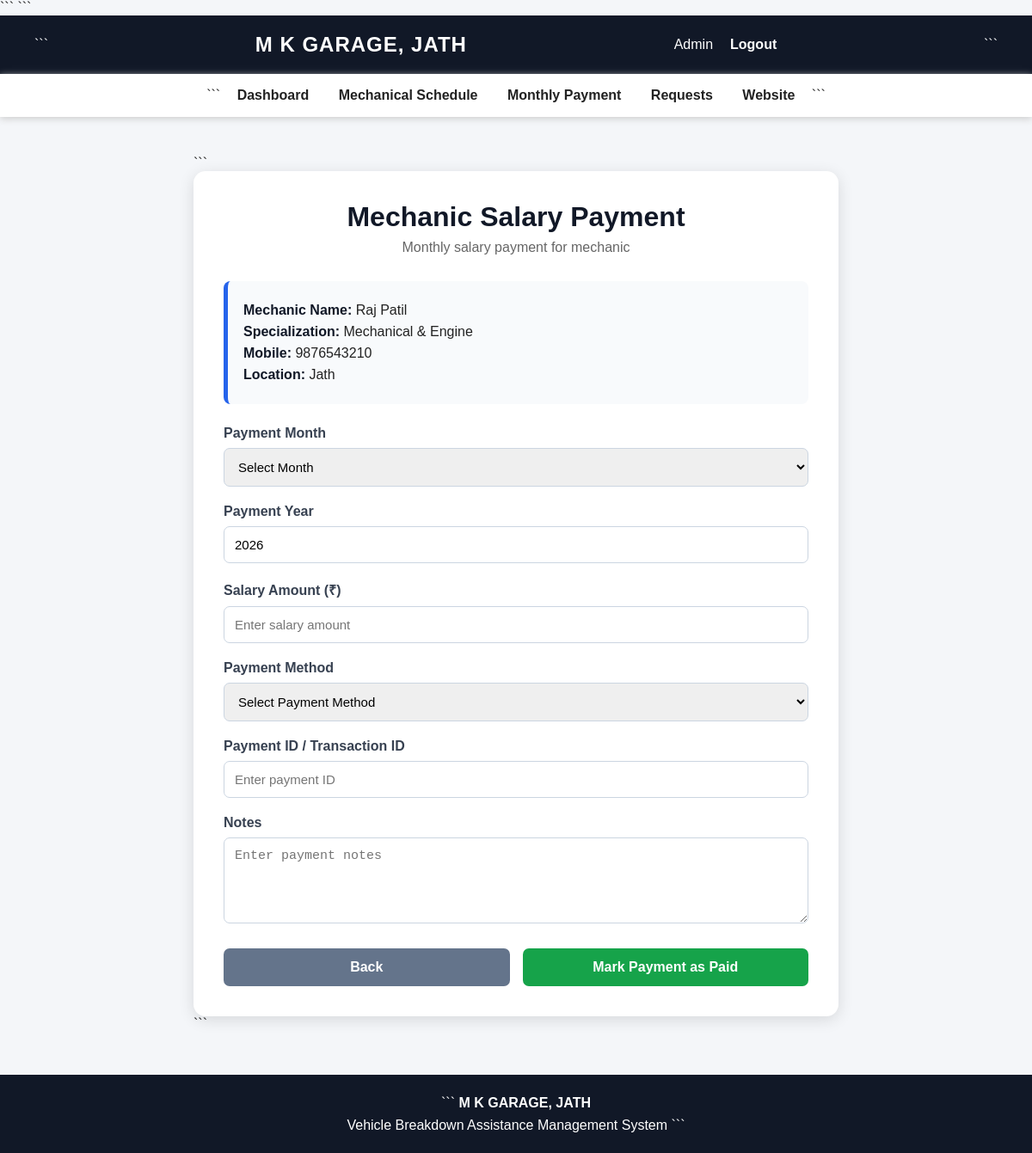
The app's page /mechanic-salary-payment/2/ (signed in) with its own data.
### vehicle/models.py (models this page shows, shortened)
class Mechanic(models.Model):
    STATUS_CHOICES = [
        ('Available', 'Available'),
        ('Busy', 'Busy'),
        ('Offline', 'Offline'),
    ]
    user = models.OneToOneField(
        User,
        on_delete=models.SET_NULL,
        null=True,
        blank=True,
        related_name='mechanic_profile'
    )
    name = models.CharField(max_length=100)
    mobile = models.CharField(
        max_length=10
    )
    specialization = models.CharField(
        max_length=100
    )
    location = models.CharField(
        max_length=255
    )
    status = models.CharField(
        max_length=20,
        choices=STATUS_CHOICES,
        default='Available'
    )
    created_at = models.DateTimeField(
        auto_now_add=True
    )

### vehicle/views.py (the view, shortened to what this page needs)
@login_required
def mechanic_salary_payment(
    request,
    mechanic_id
):
    mechanic = get_object_or_404(
        Mechanic,
        id=mechanic_id
    )
    return render(
        request,
        'vehicle/mechanic_salary_payment.html',
        {
            'mechanic': mechanic
        }
    )

### vehicle/templates/vehicle/mechanic_salary_payment.html (shortened to what this page needs)
<!DOCTYPE html>
<html lang="en">
<head>
```
</head>
<body>
<div class="header">
```
<h2>M K GARAGE, JATH</h2>
<div class="header-right">
    <span>Admin</span>
    <a href="{% url 'logout' %}">
        Logout
    </a>
</div>
```
</div>
<div class="nav">
```
<a href="{% url 'admin_dashboard' %}">
    Dashboard
</a>
<a href="{% url 'mechanic_schedule' %}">
    Mechanical Schedule
</a>
<a href="{% url 'mechanic_monthly_payment' %}">
    Monthly Payment
</a>
<a href="{% url 'admin_requests' %}">
    Requests
</a>
<a href="{% url 'home' %}">
    Website
</a>
```
</div>
<div class="container">
```
<div class="card">
    <div class="title">
        <h1>
            Mechanic Salary Payment
        </h1>
        <p>
            Monthly salary payment for mechanic
        </p>
    </div>
    <div class="mechanic-info">
        <p>
            <strong>Mechanic Name:</strong>
            {{ mechanic.name }}
        </p>
        <p>
            <strong>Specialization:</strong>
            {{ mechanic.specialization }}
        </p>
        <p>
            <strong>Mobile:</strong>
            {{ mechanic.mobile }}
        </p>
        <p>
            <strong>Location:</strong>
            {{ mechanic.location }}
        </p>
    </div>
    <form method="POST">
        <div class="form-group">
            <label>
                Payment Month
            </label>
            <select name="month" required>
                <option value="">
                    Select Month
                </option>
            </select>
        </div>
        <div class="form-group">
            <label>
                Payment Year
            </label>
            <input
                type="number"
                name="year"
                value="2026"
                min="2020"
                max="2100"
                required>
        </div>
        <div class="form-group">
            <label>
                Salary Amount (₹)
            </label>
            <input
                type="number"
                name="salary_amount"
                placeholder="Enter salary amount"
                min="0"
                step="0.01"
                required>
        </div>
        <div class="form-group">
            <label>
                Payment Method
            </label>
            <select name="payment_method" required>
                <option value="">
                    Select Payment Method
                </option>
            </select>
        </div>
        <div class="form-group">
            <label>
                Payment ID / Transaction ID
            </label>
            <input
                type="text"
                name="payment_id"
                placeholder="Enter payment ID">
        </div>
        <div class="form-group">
            <label>
                Notes
            </label>
            <textarea
                name="notes"
                placeholder="Enter payment notes"></textarea>
        </div>
        <div class="buttons">
            <a
                href="{% url 'mechanic_monthly_payment' %}"
                class="btn back-btn">
                Back
            </a>
            <button
                type="submit"
                class="btn pay-btn">
                Mark Payment as Paid
            </button>
        </div>
    </form>
</div>
```
</div>
<footer>
```
<strong>
    M K GARAGE, JATH
</strong>
<br>
Vehicle Breakdown Assistance Management System
```
</footer>
</body>
</html>

### vehicle/templates/vehicle/mechanic_salary_payment.html (style rules this page uses)
* { margin: 0; padding: 0; box-sizing: border-box; }
body { font-family: Arial, sans-serif; background: #f4f6f9; color: #222; }
.header { background: #111827; color: white; padding: 20px 40px; display: flex; justify-content: space-between; align-items: center; }
.header h2 { letter-spacing: 1px; }
.header-right { display: flex; gap: 20px; align-items: center; }
.header-right a { color: white; text-decoration: none; font-weight: bold; }
.nav { background: white; padding: 16px; text-align: center; box-shadow: 0 2px 8px #ccc; }
.nav a { text-decoration: none; color: #222; font-weight: bold; margin: 0 15px; }
.container { width: 90%; max-width: 750px; margin: 45px auto; }
.card { background: white; padding: 35px; border-radius: 14px; box-shadow: 0 4px 18px rgba(0, 0, 0, 0.12); }
.title { text-align: center; margin-bottom: 30px; }
.title h1 { color: #111827; margin-bottom: 8px; }
.title p { color: #666; }
.mechanic-info { background: #f8fafc; border-left: 5px solid #2563eb; padding: 18px; margin-bottom: 25px; border-radius: 8px; }
.mechanic-info p { margin: 7px 0; }
.mechanic-info strong { color: #111827; }
.form-group { margin-bottom: 20px; }
.form-group label { display: block; margin-bottom: 8px; font-weight: bold; color: #374151; }
.form-group input, .form-group select, .form-group textarea { width: 100%; padding: 12px; border: 1px solid #cbd5e1; border-radius: 7px; font-size: 15px; outline: none; }
textarea { min-height: 100px; resize: vertical; }
.buttons { display: flex; gap: 15px; margin-top: 25px; }
.btn { flex: 1; padding: 13px; border: none; border-radius: 7px; font-size: 16px; font-weight: bold; cursor: pointer; text-decoration: none; text-align: center; }
.pay-btn { background: #16a34a; color: white; }
.back-btn { background: #64748b; color: white; }
footer { margin-top: 50px; background: #111827; color: white; text-align: center; padding: 20px; line-height: 1.6; }

### records on screen
Mechanic: name "Raj Patil", specialization "Mechanical & Engine", mobile "9876543210", location "Jath"
